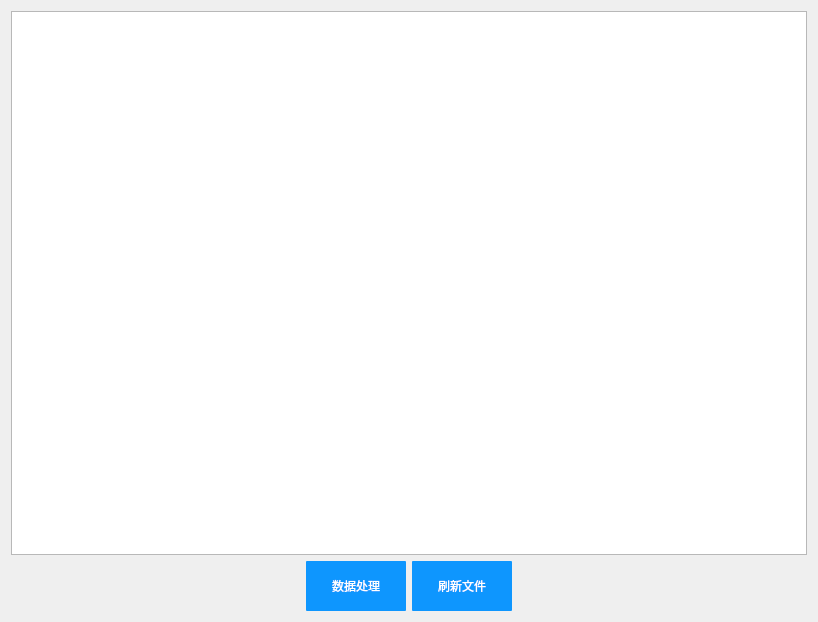
<?xml version="1.0" encoding="UTF-8"?>
<ui version="4.0">
 <class>file_dialog</class>
 <widget class="QWidget" name="file_dialog">
  <property name="geometry">
   <rect>
    <x>0</x>
    <y>0</y>
    <width>818</width>
    <height>622</height>
   </rect>
  </property>
  <property name="windowTitle">
   <string>file_dialog</string>
  </property>
  <layout class="QGridLayout" name="gridLayout">
   <item row="0" column="0">
    <widget class="QListWidget" name="listWidget">
     <property name="enabled">
      <bool>true</bool>
     </property>
    </widget>
   </item>
   <item row="1" column="0">
    <layout class="QHBoxLayout" name="horizontalLayout">
     <property name="topMargin">
      <number>0</number>
     </property>
     <property name="rightMargin">
      <number>0</number>
     </property>
     <item>
      <spacer name="horizontalSpacer">
       <property name="orientation">
        <enum>Qt::Horizontal</enum>
       </property>
       <property name="sizeHint" stdset="0">
        <size>
         <width>40</width>
         <height>20</height>
        </size>
       </property>
      </spacer>
     </item>
     <item>
      <widget class="QPushButton" name="pushButton_data">
       <property name="minimumSize">
        <size>
         <width>100</width>
         <height>50</height>
        </size>
       </property>
       <property name="maximumSize">
        <size>
         <width>100</width>
         <height>50</height>
        </size>
       </property>
       <property name="styleSheet">
        <string notr="true"> QPushButton
{
    font-family:Microsoft Yahei;
    color:white;
    background-color:rgb(14 , 150 , 254);
    border-radius:1px;
}

QPushButton:hover
{
    background-color:rgb(44 , 137 , 255);
}

QPushButton:pressed
{
    background-color:rgb(14 , 135 , 228);
    padding-left:3px;
    padding-top:3px;
}</string>
       </property>
       <property name="text">
        <string>数据处理</string>
       </property>
      </widget>
     </item>
     <item>
      <widget class="QPushButton" name="pushButton">
       <property name="minimumSize">
        <size>
         <width>100</width>
         <height>50</height>
        </size>
       </property>
       <property name="maximumSize">
        <size>
         <width>100</width>
         <height>50</height>
        </size>
       </property>
       <property name="styleSheet">
        <string notr="true"> QPushButton
{
    font-family:Microsoft Yahei;
    color:white;
    background-color:rgb(14 , 150 , 254);
    border-radius:1px;
}

QPushButton:hover
{
    background-color:rgb(44 , 137 , 255);
}

QPushButton:pressed
{
    background-color:rgb(14 , 135 , 228);
    padding-left:3px;
    padding-top:3px;
}</string>
       </property>
       <property name="text">
        <string>刷新文件</string>
       </property>
      </widget>
     </item>
     <item>
      <spacer name="horizontalSpacer_2">
       <property name="orientation">
        <enum>Qt::Horizontal</enum>
       </property>
       <property name="sizeHint" stdset="0">
        <size>
         <width>40</width>
         <height>20</height>
        </size>
       </property>
      </spacer>
     </item>
    </layout>
   </item>
  </layout>
 </widget>
 <layoutdefault spacing="6" margin="11"/>
 <resources/>
 <connections/>
</ui>
